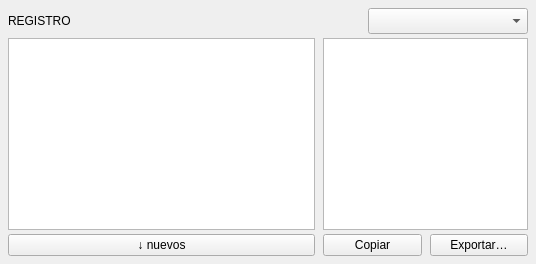
                        <widget class="QFrame" name="FONDO_REGISTRO">
                          <property name="sizePolicy">
                            <sizepolicy hsizetype="Preferred" vsizetype="Ignored">
                              <horstretch>0</horstretch>
                              <verstretch>0</verstretch>
                            </sizepolicy>
                          </property>
                          <property name="rol" stdset="0">
                            <string>tarjeta</string>
                          </property>
                          <layout class="QVBoxLayout" name="lay_registro" stretch="0,1">
                            <property name="leftMargin">
                              <number>8</number>
                            </property>
                            <property name="topMargin">
                              <number>8</number>
                            </property>
                            <property name="rightMargin">
                              <number>8</number>
                            </property>
                            <property name="bottomMargin">
                              <number>8</number>
                            </property>
                            <property name="spacing">
                              <number>4</number>
                            </property>
                            <item>
                              <layout class="QHBoxLayout" name="lay_registro_cabeza">
                                <property name="leftMargin">
                                  <number>0</number>
                                </property>
                                <property name="topMargin">
                                  <number>0</number>
                                </property>
                                <property name="rightMargin">
                                  <number>0</number>
                                </property>
                                <property name="bottomMargin">
                                  <number>0</number>
                                </property>
                                <property name="spacing">
                                  <number>8</number>
                                </property>
                                <item>
                                  <widget class="QLabel" name="ETIQUETA_REGISTRO">
                                    <property name="text">
                                      <string>REGISTRO</string>
                                    </property>
                                    <property name="rol" stdset="0">
                                      <string>seccion</string>
                                    </property>
                                  </widget>
                                </item>
                                <item>
                                  <spacer name="resorte_registro">
                                    <property name="orientation">
                                      <enum>Qt::Horizontal</enum>
                                    </property>
                                    <property name="sizeHint">
                                      <size>
                                        <width>8</width>
                                        <height>8</height>
                                      </size>
                                    </property>
                                  </spacer>
                                </item>
                                <item>
                                  <widget class="QComboBox" name="FILTRO_REGISTRO">
                                    <property name="minimumSize">
                                      <size>
                                        <width>160</width>
                                        <height>26</height>
                                      </size>
                                    </property>
                                  </widget>
                                </item>
                              </layout>
                            </item>
                            <item>
                              <layout class="QHBoxLayout" name="lay_registro_cuerpo" stretch="3,2">
                                <property name="leftMargin">
                                  <number>0</number>
                                </property>
                                <property name="topMargin">
                                  <number>0</number>
                                </property>
                                <property name="rightMargin">
                                  <number>0</number>
                                </property>
                                <property name="bottomMargin">
                                  <number>0</number>
                                </property>
                                <property name="spacing">
                                  <number>8</number>
                                </property>
                                <item>
                                  <layout class="QVBoxLayout" name="lay_registro_lista" stretch="1,0">
                                    <property name="leftMargin">
                                      <number>0</number>
                                    </property>
                                    <property name="topMargin">
                                      <number>0</number>
                                    </property>
                                    <property name="rightMargin">
                                      <number>0</number>
                                    </property>
                                    <property name="bottomMargin">
                                      <number>0</number>
                                    </property>
                                    <property name="spacing">
                                      <number>4</number>
                                    </property>
                                    <item>
                                      <widget class="QListWidget" name="LISTA_REGISTRO">
                            </widget>
                                    </item>
                                    <item>
                                      <widget class="QPushButton" name="BTN_NUEVOS_REGISTRO">
                                        <property name="text">
                                          <string>↓ nuevos</string>
                                        </property>
                                        <property name="rol" stdset="0">
                                          <string>suave</string>
                                        </property>
                                      </widget>
                                    </item>
                                  </layout>
                                </item>
                                <item>
                                  <layout class="QVBoxLayout" name="lay_registro_detalle" stretch="1,0">
                                    <property name="leftMargin">
                                      <number>0</number>
                                    </property>
                                    <property name="topMargin">
                                      <number>0</number>
                                    </property>
                                    <property name="rightMargin">
                                      <number>0</number>
                                    </property>
                                    <property name="bottomMargin">
                                      <number>0</number>
                                    </property>
                                    <property name="spacing">
                                      <number>4</number>
                                    </property>
                                    <item>
                                      <widget class="QTextBrowser" name="DETALLE_REGISTRO">
                            </widget>
                                    </item>
                                    <item>
                                      <layout class="QHBoxLayout" name="lay_registro_botones">
                                        <property name="leftMargin">
                                          <number>0</number>
                                        </property>
                                        <property name="topMargin">
                                          <number>0</number>
                                        </property>
                                        <property name="rightMargin">
                                          <number>0</number>
                                        </property>
                                        <property name="bottomMargin">
                                          <number>0</number>
                                        </property>
                                        <property name="spacing">
                                          <number>8</number>
                                        </property>
                                        <item>
                                          <widget class="QPushButton" name="BTN_COPIAR_REGISTRO">
                                            <property name="text">
                                              <string>Copiar</string>
                                            </property>
                                            <property name="toolTip">
                                              <string>Copiar el evento elegido (o todos) como JSON Lines</string>
                                            </property>
                                          </widget>
                                        </item>
                                        <item>
                                          <widget class="QPushButton" name="BTN_EXPORTAR_REGISTRO">
                                            <property name="text">
                                              <string>Exportar…</string>
                                            </property>
                                            <property name="toolTip">
                                              <string>Guardar los eventos visibles en un archivo .jsonl</string>
                                            </property>
                                          </widget>
                                        </item>
                                      </layout>
                                    </item>
                                  </layout>
                                </item>
                              </layout>
                            </item>
                          </layout>
                        </widget>
